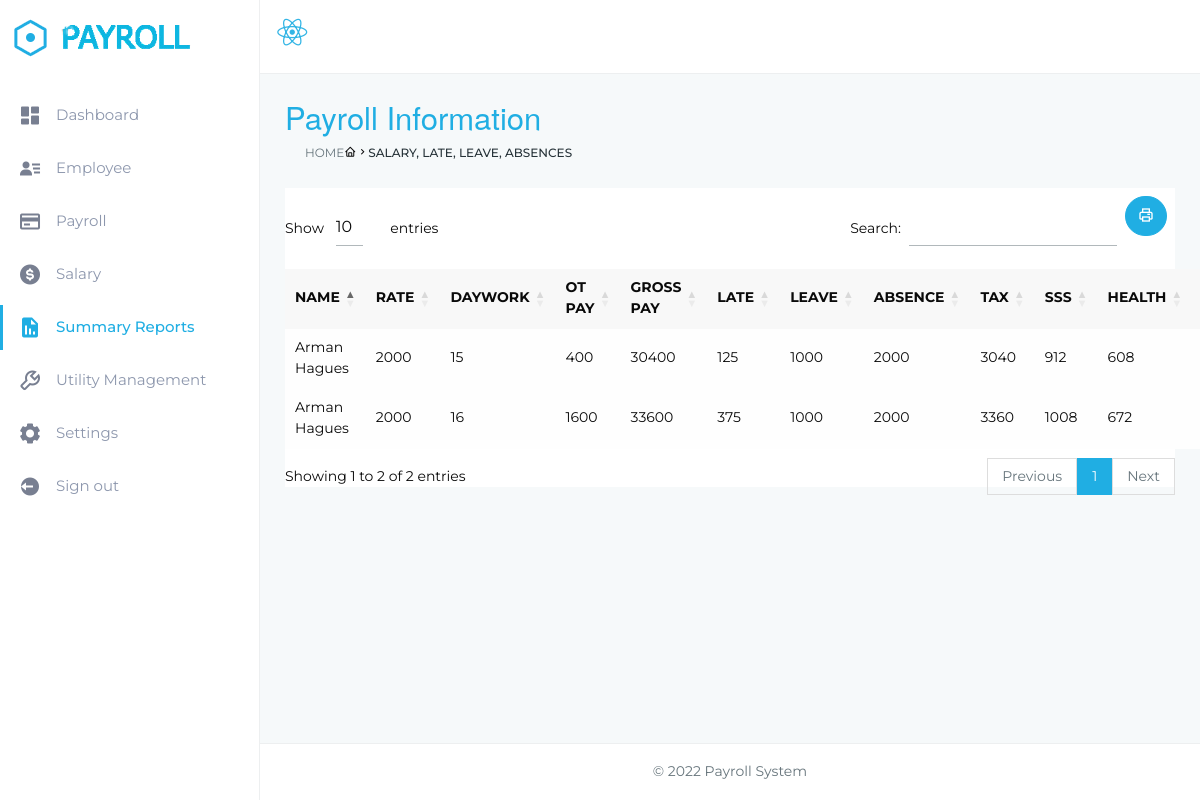
Page /admin/computation.php on the committed database.
### tables this page shows
CREATE TABLE `payroll_process` (
  `id` int(20) NOT NULL,
  `name` varchar(50) NOT NULL,
  `department` varchar(50) NOT NULL,
  `position` varchar(50) NOT NULL,
  `rate` int(20) NOT NULL,
  `day_work` int(20) NOT NULL,
  `overtime` int(20) NOT NULL,
  `late` int(20) NOT NULL,
  `leave_number` int(20) NOT NULL,
  `absence` int(20) NOT NULL,
  `grosspay` int(20) NOT NULL,
  `deductions` int(30) NOT NULL,
  `netpay` int(20) NOT NULL
);

### admin/computation.php (the view, shortened to what this page needs)
<?php
include('../database/dbconnection.php');
?>
<!DOCTYPE html>
<html lang="en">
<head>
    <link rel="stylesheet" href="https://cdn.jsdelivr.net/npm/bootstrap@4.6.1/dist/css/bootstrap.min.css">
    <link href="../css/style.css" rel="stylesheet">
    <link href="../css/colors/default.css" id="theme" rel="stylesheet">
    <link rel="stylesheet" type="text/css" href="../fonts/font-awesome-4.7.0/css/font-awesome.min.css">
    <link rel="stylesheet" href="https://cdn.jsdelivr.net/npm/boxicons@latest/css/boxicons.min.css">
    <link rel="stylesheet" href="https://cdn.datatables.net/1.12.1/css/dataTables.bootstrap5.min.css">
    <link rel="stylesheet" href="https://cdnjs.cloudflare.com/ajax/libs/foundation/6.4.3/css/foundation.min.css">
</head>
<body class="fix-header fix-sidebar card-no-border">
    <div id="main-wrapper">
        <header class="topbar">
            <nav class="navbar top-navbar navbar-expand-md navbar-light">
                <div class="navbar-header">
                    <a class="navbar-brand" href="home.php">
                        <b>
                            <img src="../assets/images/logo-icon.png" alt="homepage" class="dark-logo" />
                        </b>
                        <span>
                        <img src="../assets/images/text-logo.png" alt="homepage" class="dark-logo" style="height: 60px;"/>
                    </a>
                </div>
                <div class="navbar-collapse">
                    <ul class="navbar-nav me-auto">
                        <li class="nav-item hidden-xs-down search-box"> <a
                                class="nav-link hidden-sm-down" href="javascript:void(0)">
                                <i class='bx bxl-react bx-spin bx-md' style="color: #33b5e5; position: relative;
                                top: 5px; right: 1.3rem;"></i></a>
                        </li>
                    </ul>
                    </div>
                  </nav>
                </header>
        <aside class="left-sidebar">
            <div class="scroll-sidebar">
                <nav class="sidebar-nav">
                    <ul id="sidebarnav">
                    <li> <a class="waves-effect waves-dark" href="home.php" aria-expanded="false">
                            <i class='bx bxs-dashboard'></i><span class="hide-menu">Dashboard</span></a>
                        </li>
                        <li> <a class="waves-effect waves-dark" href="employee.php" aria-expanded="false">
                            <i class='bx bxs-user-detail'></i><span class="hide-menu">Employee</span></a>
                        </li>
                        <li> <a class="waves-effect waves-dark" href="payroll.php" aria-expanded="false">
                            <i class='bx bx-credit-card' ></i><span class="hide-menu">Payroll</span></a>
                        </li>
                        <li> <a class="waves-effect waves-dark" href="deduction.php" aria-expanded="false">
                            <i class='bx bxs-dollar-circle'></i><span class="hide-menu">Salary</span></a>
                        </li>
                        <li> <a class="waves-effect waves-dark" href="computation.php" aria-expanded="false">
                            <i class='bx bxs-report'></i><span class="hide-menu">Summary Reports</span></a>
                        </li>
                        <li> <a class="waves-effect waves-dark" href="utilities.php" aria-expanded="false">
                            <i class='bx bx-wrench'></i><span class="hide-menu">Utility Management</span></a>
                        </li>
                        <li> <a class="waves-effect waves-dark" href="adminprofile.php" aria-expanded="false">
                            <i class='bx bxs-cog'></i><span class="hide-menu">Settings</span></a>
                        </li>
                        <li> <a class="waves-effect waves-dark" href="../index.php?logout='1'" aria-expanded="false">
                            <i class='bx bxs-log-out-circle'></i><span class="hide-menu">Sign out</span></a>
                        </li>
                    </ul>
                </nav>
            </div>
        </aside>
        <div class="page-wrapper">
            <div class="container-fluid">
                <div class="row page-titles">
                    <div class="col-md-5 align-self-center">
                        <h3 class="text-themecolor">Payroll Information</h3>
                        <ol class="breadcrumb">
                            <li class="breadcrumb-item"><a href="javascript:void(0)">Home</a></li>
                            <i class='bx bx-home ms-1 mt-2'></i>
                            <i class='bx bx-chevron-right mt-2'></i>
                            <li class="breadcrumb-item active">Salary, Late, Leave, Absences</li>
                        </ol>
                    </div>
                </div>
                            <div class="table-responsive-md bg-white">
                                        <h5 class="card-title mb-0">
                                            <a href="../print.php" class="btn btn-info m-2 pull-right">
                                            <i class='bx bx-printer'></i></a>
                                        </h5>
                                            <form action="#" method="POST">
                                                <table id="EmployeeTable" class="display compact table-hover">
                                                <thead>
                                                    <tr>
                                                        <th>NAME</th>
                                                        <th>RATE</th>
                                                        <th>DAYWORK</th>
                                                        <th>OT PAY</th>
                                                        <th>GROSS PAY</th>
                                                        <th>LATE</th>
                                                        <th>LEAVE</th>
                                                        <th>ABSENCE</th>
                                                        <th>TAX</th>
                                                        <th>SSS</th>
                                                        <th>HEALTH</th>
                                                        <th>PAG-IBIG</th>
                                                    </tr>
                                                </thead>
                                                <tbody>
                                                    <?php
                                                        $sql = "SELECT * FROM payroll_process";
                                                        $result = mysqli_query($conn, $sql);
                                                        while($row = mysqli_fetch_array($result)){
                                                            echo "<tr>";
                                                            echo "<td>".$row['name']."</td>";
                                                            echo "<td>".$row['rate']."</td>";
                                                            echo "<td>".$row['day_work']."</td>";
                                                            $rate = $row['rate'];
                                                            $day_work = $row['day_work'];
                                                            $overtime = $row['overtime'];
                                                            $leave_number = $row['leave_number'];
                                                            $absence = $row['absence'];
                                                            $late = $row['late'];
                                                            $get_RDW = $rate*$day_work;
                                                            $get_OTP = $overtime * 400;
                                                            echo "<td>".$get_OTP."</td>";
                                                            $grosspay = $get_RDW + $get_OTP;
                                                            echo "<td>".$grosspay."</td>";
                                                            $get_LATE = $late *125;
                                                            echo "<td>".$get_LATE."</td>";
                                                            $get_LEAVE = ($get_RDW / $day_work)* $leave_number *0.5 ;
                                                            echo "<td>".$get_LEAVE."</td>";
                                                            $get_ABSENCE = ($get_RDW / $day_work)* $absence ;
                                                            echo "<td>".$get_ABSENCE."</td>";
                                                             if ($grosspay < 25000)
                                                            {
                                                                $tax = $grosspay * 0.05;
                                                            }
                                                            else if ($grosspay <= 49999)
                                                            {
                                                                $tax = $grosspay * 0.10;
                                                            }
                                                            echo "<td>".$tax."</td>";
                                                            $SSS=$grosspay*0.03;
                                                            echo "<td>".$SSS."</td>";
                                                            $PHILHEALTH=$grosspay*0.02;
                                                            echo "<td>".$PHILHEALTH."</td>";
                                                            $PAGIBIG=$grosspay*0.02;
                                                            echo "<td>".$PAGIBIG."</td>";
                                                            include('deduction_modal.php');
                                                        }
                                                    ?>
            <footer class="footer text-center"> © 2022 Payroll System</a> </footer>
</body>
</html>

### css/colors/default.css (style rules this page uses)
.topbar { background: #ffffff; }
.topbar .navbar-header { background: #ffffff; }
.topbar .navbar-light .navbar-nav .nav-item > a.nav-link { color: rgba(0, 0, 0, 0.7) !important; }
.text-themecolor { color: #20aee3 !important; }
.sidebar-nav > ul > li.active > a { color: #20aee3; border-color: #20aee3; }
.sidebar-nav > ul > li.active > a i { color: #20aee3; }
.sidebar-nav ul li a.active, .sidebar-nav ul li a:hover { color: #20aee3; }
.sidebar-nav ul li a.active i, .sidebar-nav ul li a:hover i { color: #20aee3; }
.sidebar-nav > ul > li > a i { color: #787f91; }

### css/adminothers.css (style rules this page uses)
.btn { border-radius: 25px; }

### admin/computation.php (style rules this page uses)
body { font-family: 'Montserrat', sans-serif; }

### rows in the picture
payroll_process: name "Arman Hagues", rate "2000", day_work "15", overtime "400", grosspay "30400", late "125", get_LEAVE "1000", tax "3040", SSS "912", PHILHEALTH "608"
payroll_process: name "Arman Hagues", rate "2000", day_work "16", overtime "1600", grosspay "33600", late "375", get_LEAVE "1000", tax "3360", SSS "1008", PHILHEALTH "672"
